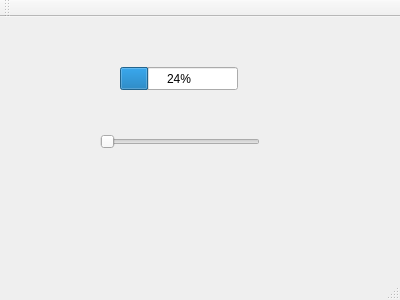
<?xml version="1.0" encoding="UTF-8"?>
<ui version="4.0">
 <class>MainWindow</class>
 <widget class="QMainWindow" name="MainWindow">
  <property name="geometry">
   <rect>
    <x>0</x>
    <y>0</y>
    <width>400</width>
    <height>300</height>
   </rect>
  </property>
  <property name="windowTitle">
   <string>MainWindow</string>
  </property>
  <widget class="QWidget" name="centralWidget">
   <widget class="QProgressBar" name="PBar">
    <property name="geometry">
     <rect>
      <x>120</x>
      <y>50</y>
      <width>118</width>
      <height>23</height>
     </rect>
    </property>
    <property name="value">
     <number>24</number>
    </property>
   </widget>
   <widget class="QSlider" name="hSlider">
    <property name="geometry">
     <rect>
      <x>100</x>
      <y>110</y>
      <width>160</width>
      <height>29</height>
     </rect>
    </property>
    <property name="orientation">
     <enum>Qt::Horizontal</enum>
    </property>
   </widget>
  </widget>
  <widget class="QMenuBar" name="menuBar">
   <property name="geometry">
    <rect>
     <x>0</x>
     <y>0</y>
     <width>400</width>
     <height>25</height>
    </rect>
   </property>
  </widget>
  <widget class="QToolBar" name="mainToolBar">
   <attribute name="toolBarArea">
    <enum>TopToolBarArea</enum>
   </attribute>
   <attribute name="toolBarBreak">
    <bool>false</bool>
   </attribute>
  </widget>
  <widget class="QStatusBar" name="statusBar"/>
 </widget>
 <layoutdefault spacing="6" margin="11"/>
 <resources/>
 <connections>
  <connection>
   <sender>hSlider</sender>
   <signal>valueChanged(int)</signal>
   <receiver>PBar</receiver>
   <slot>setValue(int)</slot>
   <hints>
    <hint type="sourcelabel">
     <x>183</x>
     <y>157</y>
    </hint>
    <hint type="destinationlabel">
     <x>178</x>
     <y>106</y>
    </hint>
   </hints>
  </connection>
 </connections>
</ui>
